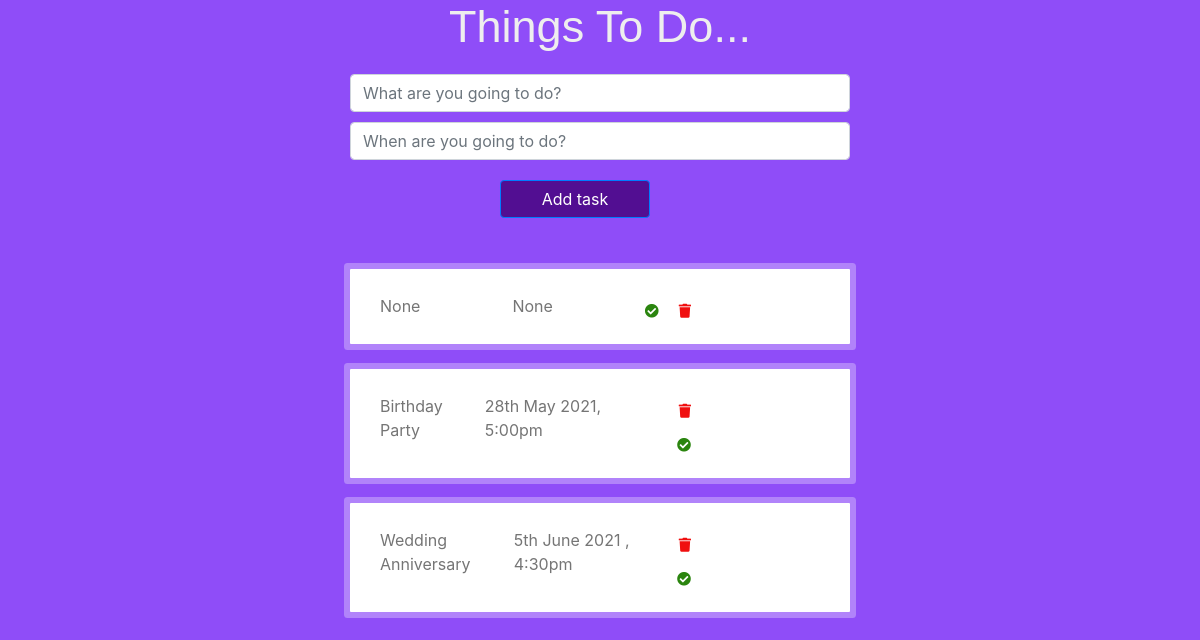
Before: /todo/tasks/ with the older database file.
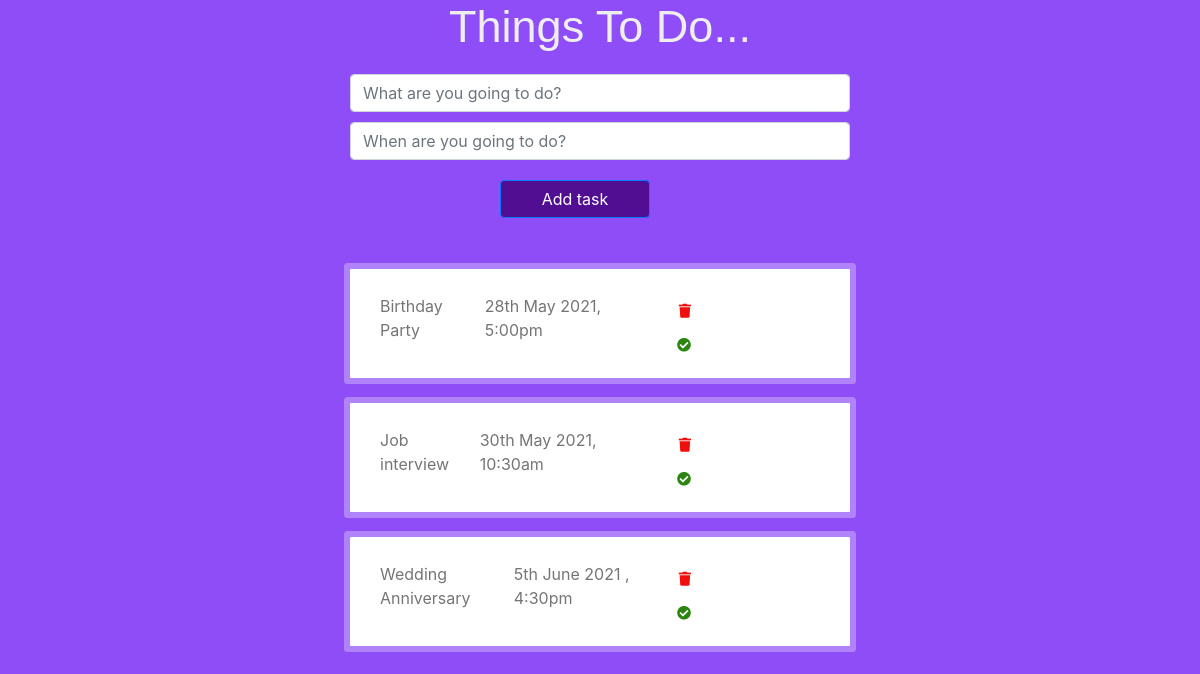
After: the same page with the newer database file.
### todo/models.py (models this page shows)
class Task(models.Model):
    task_name = models.CharField(max_length=200,null=True,blank=True)
    task_date = models.CharField(max_length=100,null=True,blank=True)

### todo/views.py (the view)
# urls.py: path('tasks/', views.tasks, name='tasks'),
def tasks(request):
    task_text = request.POST.get("task_text")
    task_time = request.POST.get("task_time")
    if(task_text and task_time != None):
        task = Task(task_name=task_text, task_date=task_time)
        task.save()
    todo_list = Task.objects.order_by('task_name')
    context = {'todo_list': todo_list}
    return render(request, 'todo/tasks.html', context)

### todo/templates/todo/tasks.html (shortened to what this page needs)
<html>
  {% load static %}
  <head>
    <link rel="stylesheet" href="https://cdnjs.cloudflare.com/ajax/libs/font-awesome/5.15.3/css/all.min.css" />
    <link rel="stylesheet" href="https://maxcdn.bootstrapcdn.com/bootstrap/4.0.0/css/bootstrap.min.css">
    <link rel="stylesheet" href="{%  static  'css/style.css'  %}" >
  </head>
  <div class="row">
    <div class="col-md-12">
      <h2>Things To Do...</h2>
      <div class="main-todo-input-wrap">
            <form action = "" method = "POST">
              <input type="text" class="form-control todo-task" name="task_text" id="exampleInputEmail1" placeholder="What are you going to do?">
              <input type="text" class="form-control todo-task" name="task_time" id="exampleInputEmail2" placeholder="When are you going to do?">
            <button id="submit" type="submit" class=" add-task btn btn-primary">Add task</button>
        </form>
      </div>
    </div>
  </div>
  <div class="row">
    <div class="col-md-12">
      {% if todo_list %}
      <div class="main-todo-input-wrap">
        {% for task in todo_list %}
        <div class="main-todo-input fl-wrap">
          <ul id="list-items">
            <div class="todo-listing">
              <li class="todo-text">{{ task.task_name }}</li><li class="todo-text">{{ task.task_date }}</li><a href="#"><i id="{{task.id}}" name="remove" class="fas fa-trash remove"></i><i class="fas fa-check-circle taskcheck"></i></a>
            </div>
          </ul>
        </div>
          {% endfor %}
      </div>
      {% endif %}
    </div>
  </div>
</html>

### todo/static/css/style.css (style rules this page uses)
.main-todo-input { background: #fff; padding: 0 120px 0 0; border-radius: 1px; box-shadow: 0px 0px 0px 6px rgba(255, 255, 255, 0.3); }
.add-task { margin-top: 10px; margin-bottom: 10px; width: 150px; margin-left: 30%; background-color: rgb(82, 14, 146); }
.todo-task { margin-bottom: 10px; }
.fl-wrap { float: left; width: 100%; position: relative; margin-top: 25px; }
.main-todo-input:before { content: ""; position: absolute; bottom: -40px; width: 50px; height: 1px; background: rgba(255, 255, 255, 0.41); left: 50%; margin-left: -25px; }
.main-todo-input-wrap { display: flex; flex-direction: column; max-width: 500px; margin: auto; position: relative; }
i { padding: 10px; border-radius: 30%; }
.remove { float: right; color: #f00f0f !important; font-size: 14px; }
.taskcheck { float: right; color: #2b850f !important; font-size: 14px; }
#list-items { padding-left: 20px; }
ul { padding: 0; text-align: left; list-style: none; }
.todo-text { color: #757575; margin-left: 10px; }
.todo-listing { padding: 0px 29px 0 0; display: flex; flex-direction: row; justify-content: space-between; margin-top: 25px !important; }
h2 { color: #eee; text-align: center; font-size: 45px; margin-bottom: 20px; font-family: Arial, Helvetica, sans-serif; }

Changed rows visible on the page:
removed Task: task_name "None", task_date "None"
added Task: task_name "Job interview", task_date "30th May 2021, 10:30am"
